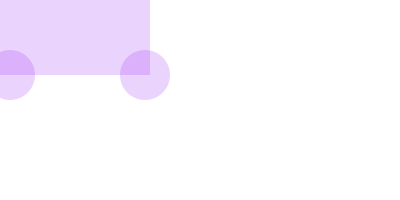
Frame 1 (no input)
Frame 60 (the mouse pressed at the canvas centre just before this capture): identical to frame 1, image omitted
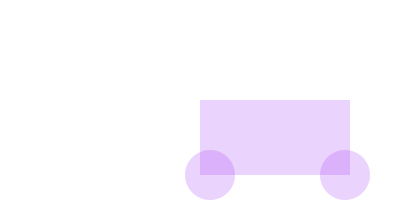
Frame 120 (the mouse held since frame 60 and released just before this capture)

The Processing sketch that drew these frames (run headless with seeded random() and noise(); from frame 60 on, the mouse is pressed at the canvas centre):

// Processing sketch: CAR_pde
// ── CAR_pde.pde
int CarX ;
int CarY ;
int red ;
int green;
int blue;
int opacity; 

void setup() {
size(400, 200);
 background(255);
red = int(random(255));
green = int(random(255));
blue = int(random(255));
opacity = int (random(255));
 noStroke();
}
void draw() { 
 fill(red,green,blue,opacity);
   background(255);
CarX= mouseX;
CarY =mouseY;

rect(CarX, CarY, 150, 75);
 ellipse(CarX+145, CarY+75, 50, 50);
 ellipse(CarX+10, CarY+75, 50, 50);
}
